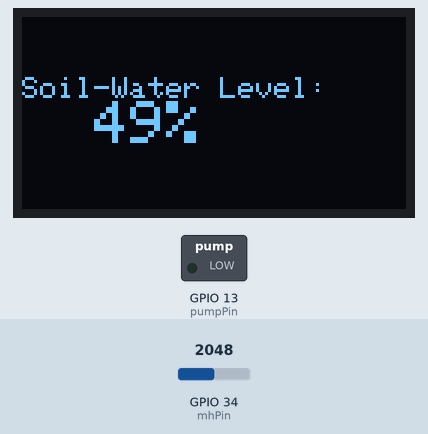
This sketch was run on a simulated ESP32. Shown: 128×64 one-colour display, switched loads named in the sketch (green lamp = pin HIGH). The test bench sets the inputs (shaded band); at power-on: GPIO 34 (mhPin) = 2048. WiFi joins after 1.5 s; servers stay silent unless stated; what the sketch prints to the serial monitor is not drawn.

Above: at 15.4 s.
15.5 s: GPIO 34 (mhPin) set to 2791
At 25.4 s:
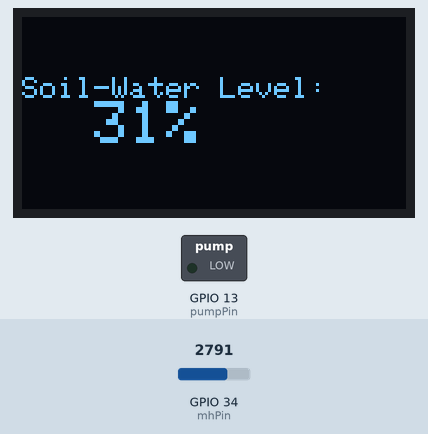
26.4 s: GPIO 34 (mhPin) set to 2858
At 34.6 s:
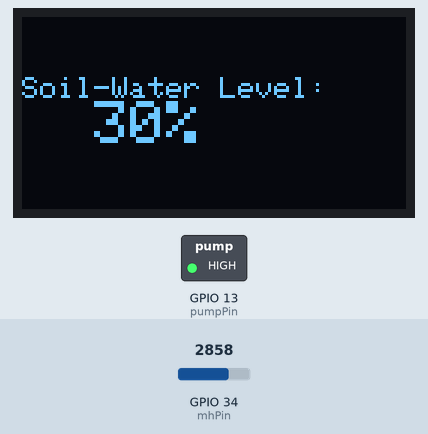
37.3 s: GPIO 34 (mhPin) set to 3603
At 43.9 s:
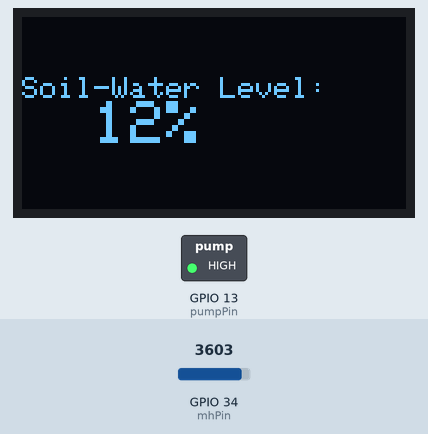
Timing chart, 0 to 45.4 s (numbered marks = the images above; inputs shaded):
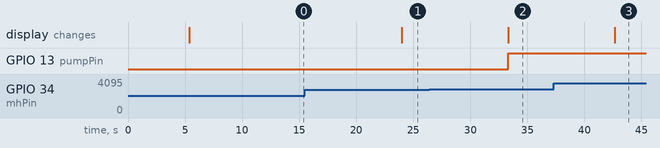

Measured:
- the behaviour switches between 2825 and 2826 on GPIO 34 (mhPin) (found by bisection; images 1 and 2)
- after the input at 15.5 s, the display: changes after 8.5 s (image 1)
- after the input at 26.4 s, GPIO 13 (pumpPin): LOW → HIGH after 6.9 s; the display: changes after 6.9 s (image 2)
- after the input at 37.3 s, the display: changes after 5.4 s (image 3)

The sketch:

iot_plant_monitoring_git_hub.ino
```cpp
//these files should be downloaded prior for oled display
#include <Adafruit_GFX.h>
#include <Adafruit_GrayOLED.h>
#include <Adafruit_SPITFT.h>
#include <Adafruit_SPITFT_Macros.h>
#include <gfxfont.h>
#include <Adafruit_SSD1306.h>
#include <Wire.h>

//these files are required for thingspeak iot
#include <WiFi.h>
#include "header.h"
#include "ThingSpeak.h"


char ssid[] = SECRET_SSID;   // your network SSID (name)
char pass[] = SECRET_PASS;   // your network password
int keyIndex = 0;            // your network key Index number (needed only for WEP)
WiFiClient  client;

unsigned long myChannelNumber = SECRET_CH_ID;
const char * myWriteAPIKey = SECRET_WRITE_APIKEY;


//OLED display
#define SCREEN_WIDTH 128 // OLED display width, in pixels
#define SCREEN_HEIGHT 64 // OLED display height, in pixels

//Declaration for an SSD1306 display connected to I2C (SDA, SCL pins)
Adafruit_SSD1306 display(SCREEN_WIDTH, SCREEN_HEIGHT, &Wire, -1);

//pins defining for input and output
#define mhPin 34
#define pumpPin 13

//variables decleration
int number = 0;
int levelMH=30;
int value;
int waterTime=1000;

//these can be modified accordingly
void display_mh(int sensor_val){
  int val=(sensor_val*100)/4095;
  display.clearDisplay();
  display.setTextSize(1);
  display.setTextColor(WHITE);
  display.setCursor(0,20);
  display.println("Soil-Water Level:");
  display.print("    ");
  display.setTextSize(2);
  display.println(String(val)+"%");
  display.display();
}

//checking waterlevel
bool checkMH(int sensor_val){
  int val=(sensor_val*100)/4095;
  if (val>levelMH){
    return true;
  }
  else{
    return false;
  }
}

void setup() {
  Serial.begin(115200);  //Initialize serial
  WiFi.mode(WIFI_STA);
  ThingSpeak.begin(client);  // Initialize ThingSpeak
  //checking display
   if(!display.begin(SSD1306_SWITCHCAPVCC, 0x3C)) {
    Serial.println("SSD1306 allocation failed");
    for(;;);// this is an infinite loop,entered when condition failed

  }

  //initializing pin
  pinMode(mhPin,INPUT);
  pinMode(pumpPin,OUTPUT);
}


void loop() {

  // Connect or reconnect to WiFi
  if(WiFi.status() != WL_CONNECTED){
    Serial.print("Attempting to connect to SSID: ");
    Serial.println(SECRET_SSID);
    while(WiFi.status() != WL_CONNECTED){
      WiFi.begin(ssid, pass); // Connect to WPA/WPA2 network. Change this line if using open or WEP network
      Serial.print(".");
      delay(5000);
    }
    Serial.println("\nConnected.");
  }

  // Write to ThingSpeak. There are up to 8 fields in a channel, allowing you to store up to 8 different
  // pieces of information in a channel.  Here, we write to field 1.
  int x = ThingSpeak.writeField(myChannelNumber, 1, number, myWriteAPIKey);

  /*The number 200 is a standard HTTP response code that indicates a successful
  request in the HTTP protocol. When you make an HTTP request to the ThingSpeak
  server to update a channel field, the server will send a response back to the
  client indicating the status of the request. In this case, if the server
  successfully updated the channel field, it will respond with an HTTP status
  code of 200.

  The HTTP status codes are standardized and maintained by the Internet Assigned
  Numbers Authority (IANA). The code 200 is defined in the HTTP/1.1 specification
  as a "successful response" to a request.
  */
  if(x == 200){
    Serial.println("Channel update successful.");
  }
  else{
    Serial.println("Problem updating channel. HTTP error code " + String(x));
  }


  //reading value from mhsensor
  value=4095-analogRead(mhPin);
  display_mh(value);// not sure if it will close automatically

  if (!checkMH(value)){
    digitalWrite(pumpPin,HIGH);
    //delay(waterTime);
  }
  else{
    digitalWrite(pumpPin,LOW);
  }

  delay(9000); // Wait 8 seconds to update the channel again
}
```

header.h
```cpp
#define SECRET_SSID "MySSID"		// replace MySSID with your WiFi network name
#define SECRET_PASS "MyPassword"	// replace MyPassword with your WiFi password

#define SECRET_CH_ID 	0000000		// replace 0000000 with your channel number
#define SECRET_WRITE_APIKEY "XYZ"   // replace XYZ with your channel write API Key
```
